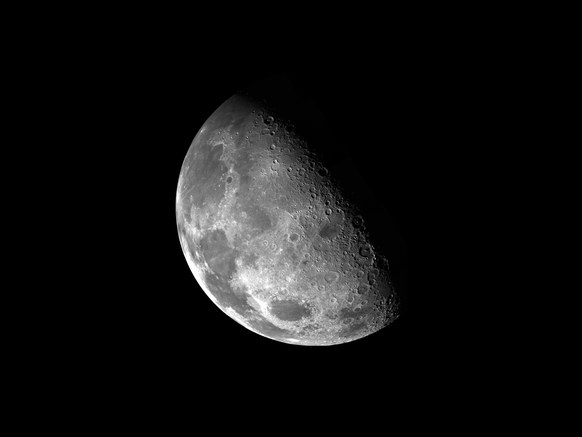
//> input picture FiltriAlto/moon.jpg, 582 x 437 px
$ ./alto moon.jpg   (built with g++ and OpenCV 4)
//> lines starting //> are read from the running program, lines starting //| are printed output that depends on the picture; after the words box and inside, x2 and y2 are one past the last pixel; in counts of white or black regions, pixels touching at a corner belong together
/*
 * Filtri Passa-Alto
*/
#include <iostream>
#include <opencv2/opencv.hpp>

using namespace std;
using namespace cv;

/*
 * Filtro Roberts
 * Utilizzando le maschere
*/
Mat roberts(Mat src)
{
	Mat output = src.clone();
	int x,y;
	int x1[9],y1[9];

	int robert_x[9] = {0,0,0,
			    	0,-1,0,
			    	0,0,1};

	int robert_y[9] = {0,0,0,
			    	0,0,-1,
			    	0,1,0};

	for(x=1;x<src.rows-1;x++)
	{
		for(y=1;y<src.cols-1;y++)
		{

		x1[0] = src.at<uchar>(x-1,y-1) * robert_x[0];
		x1[1] = src.at<uchar>(x-1,y) * robert_x[1];
		x1[2] = src.at<uchar>(x-1,y+1) * robert_x[2];
		x1[3] = src.at<uchar>(x,y-1) * robert_x[3];
		x1[4] = src.at<uchar>(x,y) * robert_x[4];
		x1[5] = src.at<uchar>(x,y+1) * robert_x[5];
		x1[6] = src.at<uchar>(x+1,y-1) * robert_x[6];
		x1[7] = src.at<uchar>(x+1,y) * robert_x[7];
		x1[8] = src.at<uchar>(x+1,y+1) * robert_x[8];

		int sum1=0;
		for(int i=0; i<9;i++)
			sum1+=x1[i];

		y1[0] = src.at<uchar>(x-1,y-1) * robert_y[0];
		y1[1] = src.at<uchar>(x-1,y) * robert_y[1];
		y1[2] = src.at<uchar>(x-1,y+1) * robert_y[2];
		y1[3] = src.at<uchar>(x,y-1) * robert_y[3];
		y1[4] = src.at<uchar>(x,y) * robert_y[4];
		y1[5] = src.at<uchar>(x,y+1) * robert_y[5];
		y1[6] = src.at<uchar>(x+1,y-1) * robert_y[6];
		y1[7] = src.at<uchar>(x+1,y) * robert_y[7];
		y1[8] = src.at<uchar>(x+1,y+1) * robert_y[8];

		int sum2=0;
		for(int i=0; i<9;i++)
			sum2+=y1[i];

		output.at<uchar>(x,y) = saturate_cast<uchar>(abs(sum1) + abs(sum2));
		}
	}

return output;
}

/*
 * Filtro Sobel
 * Utilizzando le maschere
*/
Mat sobel(Mat src)
{
	Mat output = src.clone();
	int x,y;
	int x1[9],y1[9];

	int sobel_x[9] = {-1,-2,-1,
			    	0,0,0,
			    	1,2,1};

	int sobel_y[9] = {-1,0,1,
			    	-2,0,2,
			    	-1,0,1};

	for(x=1;x<src.rows-1;x++)
	{
		for(y=1;y<src.cols-1;y++)
		{

		x1[0] = src.at<uchar>(x-1,y-1) * sobel_x[0];
		x1[1] = src.at<uchar>(x-1,y) * sobel_x[1];
		x1[2] = src.at<uchar>(x-1,y+1) * sobel_x[2];
		x1[3] = src.at<uchar>(x,y-1) * sobel_x[3];
		x1[4] = src.at<uchar>(x,y) * sobel_x[4];
		x1[5] = src.at<uchar>(x,y+1) * sobel_x[5];
		x1[6] = src.at<uchar>(x+1,y-1) * sobel_x[6];
		x1[7] = src.at<uchar>(x+1,y) * sobel_x[7];
		x1[8] = src.at<uchar>(x+1,y+1) * sobel_x[8];

		int sum1=0;
		for(int i=0; i<9;i++)
			sum1+=x1[i];

		y1[0] = src.at<uchar>(x-1,y-1) * sobel_y[0];
		y1[1] = src.at<uchar>(x-1,y) * sobel_y[1];
		y1[2] = src.at<uchar>(x-1,y+1) * sobel_y[2];
		y1[3] = src.at<uchar>(x,y-1) * sobel_y[3];
		y1[4] = src.at<uchar>(x,y) * sobel_y[4];
		y1[5] = src.at<uchar>(x,y+1) * sobel_y[5];
		y1[6] = src.at<uchar>(x+1,y-1) * sobel_y[6];
		y1[7] = src.at<uchar>(x+1,y) * sobel_y[7];
		y1[8] = src.at<uchar>(x+1,y+1) * sobel_y[8];

		int sum2=0;
		for(int i=0; i<9;i++)
			sum2+=y1[i];

		output.at<uchar>(x,y) = saturate_cast<uchar>(abs(sum1) + abs(sum2));
		}
	}

return output;
}

/*
 * Filtro Prewitt
 * Utilizzando le maschere
*/
Mat prewitt(Mat src)
{
	Mat output = src.clone();
	int x,y;
	int x1[9],y1[9];

	int sobel_x[9] = {-1,-1,-1,
			    	0,0,0,
			    	1,1,1};

	int sobel_y[9] = {-1,0,1,
			    	-1,0,1,
			    	-1,0,1};

	for(x=1;x<src.rows-1;x++)
	{
		for(y=1;y<src.cols-1;y++)
		{

		x1[0] = src.at<uchar>(x-1,y-1) * sobel_x[0];
		x1[1] = src.at<uchar>(x-1,y) * sobel_x[1];
		x1[2] = src.at<uchar>(x-1,y+1) * sobel_x[2];
		x1[3] = src.at<uchar>(x,y-1) * sobel_x[3];
		x1[4] = src.at<uchar>(x,y) * sobel_x[4];
		x1[5] = src.at<uchar>(x,y+1) * sobel_x[5];
		x1[6] = src.at<uchar>(x+1,y-1) * sobel_x[6];
		x1[7] = src.at<uchar>(x+1,y) * sobel_x[7];
		x1[8] = src.at<uchar>(x+1,y+1) * sobel_x[8];

		int sum1=0;
		for(int i=0; i<9;i++)
			sum1+=x1[i];

		y1[0] = src.at<uchar>(x-1,y-1)*sobel_y[0];
		y1[1] = src.at<uchar>(x-1,y)*sobel_y[1];
		y1[2] = src.at<uchar>(x-1,y+1)*sobel_y[2];
		y1[3] = src.at<uchar>(x,y-1)*sobel_y[3];
		y1[4] = src.at<uchar>(x,y)*sobel_y[4];
		y1[5] = src.at<uchar>(x,y+1)*sobel_y[5];
		y1[6] = src.at<uchar>(x+1,y-1)*sobel_y[6];
		y1[7] = src.at<uchar>(x+1,y)*sobel_y[7];
		y1[8] = src.at<uchar>(x+1,y+1)*sobel_y[8];

		int sum2=0;
		for(int i=0; i<9;i++)
			sum2+=y1[i];

		output.at<uchar>(x,y) = saturate_cast<uchar>(abs(sum1) + abs(sum2));
		}
	}

return output;
}
/*
 * Filtro Roberts
 * Utilizzando la formula
*/
Mat roberts_mio(Mat src)
{
	Mat output = src.clone();
	int x,y;

	for(x=1;x<src.rows-1;x++)
	{
		for(y=1;y<src.cols-1;y++)
		{
		int grad_x = src.at<uchar>(x,y) -src.at<uchar>(x+1,y+1);
		int grad_y = src.at<uchar>(x+1,y) - src.at<uchar>(x,y+1);
		output.at<uchar>(x,y) = abs(grad_x) + abs(grad_y);
		}
	}

return output;
}


int main(int argc,char**argv)
{
	if(argc != 2)
	{
		printf("Sintassi non corretta! ./alto [imgPath]");
		return -1;
	}

	Mat src = imread(argv[1],0);
//> src is the input picture: 437 rows x 582 cols, CV_8UC1; min 0, max 255, mean 17.4
	namedWindow("Source",WINDOW_AUTOSIZE);
	imshow("Source",src);

	Mat rob = roberts(src);
//> after the loop in roberts, `for(x=1;x<src.rows-1;x++)`:
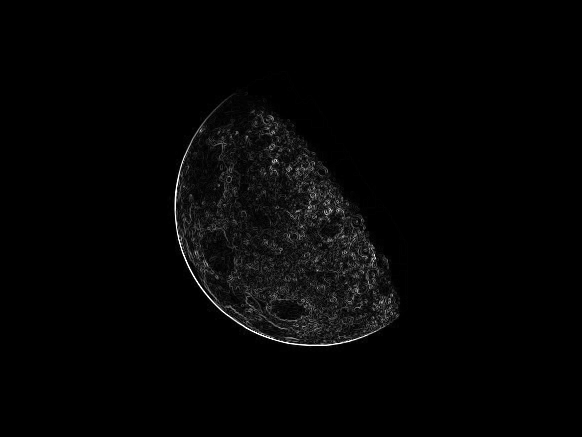
//> output: 437 rows x 582 cols, CV_8UC1; 18.2% of pixels changed, all inside (x1, y1, x2, y2) = (167, 71, 408, 352)
//> after the loop in roberts, `for(x=1;x<src.rows-1;x++)`: x1 = [0, 0, 0, 0, 0, 0, 0, 0, 0]
	namedWindow("Roberts_mask",WINDOW_AUTOSIZE);
	imshow("Roberts_mask",rob);
	waitKey(0);

	Mat rob2 = roberts_mio(src);
//> after the loop in roberts_mio, `for(x=1;x<src.rows-1;x++)`:
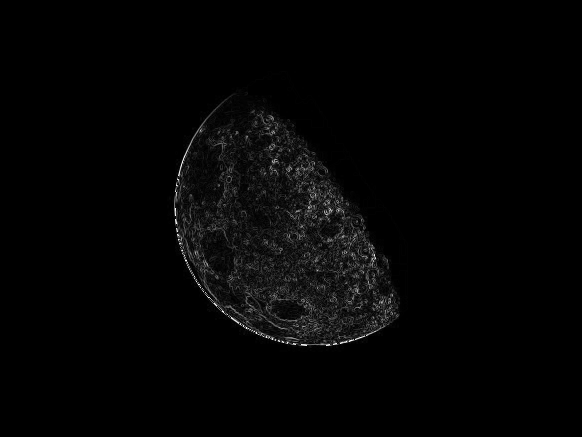
//> output: 437 rows x 582 cols, CV_8UC1; 18.2% of pixels changed, all inside (x1, y1, x2, y2) = (167, 71, 408, 352)
	namedWindow("Roberts_mio",WINDOW_AUTOSIZE);
	imshow("Roberts_mio",rob2);
	waitKey(0);

	Mat sob = sobel(src);
//> after the loop in sobel, `for(x=1;x<src.rows-1;x++)`:
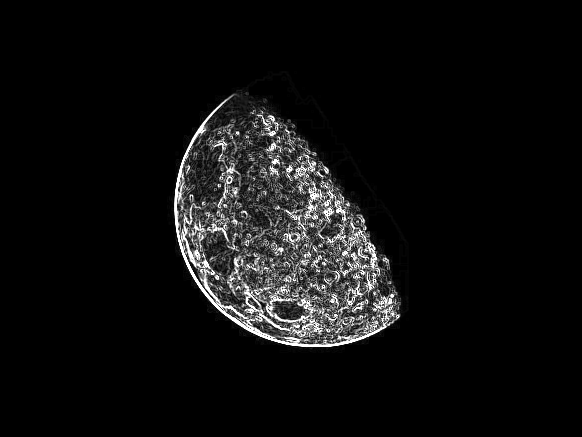
//> output: 437 rows x 582 cols, CV_8UC1; 18.77% of pixels changed, all inside (x1, y1, x2, y2) = (167, 71, 409, 353)
	namedWindow("Sobel",WINDOW_AUTOSIZE);
	imshow("Sobel",sob);
	waitKey(0);
	Mat pre = prewitt(src);
//> after the loop in prewitt, `for(x=1;x<src.rows-1;x++)`:
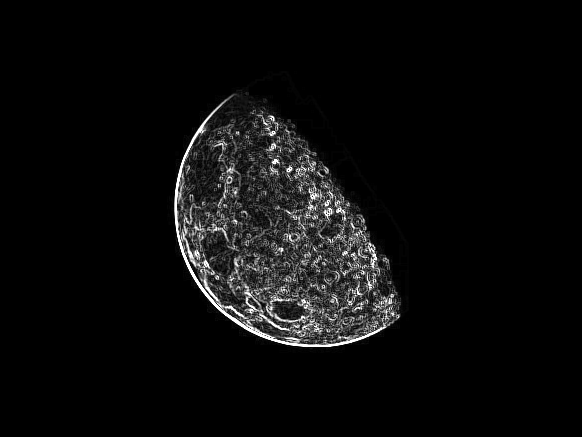
//> output: 437 rows x 582 cols, CV_8UC1; 18.75% of pixels changed, all inside (x1, y1, x2, y2) = (167, 71, 409, 353)
	namedWindow("Prewitt",WINDOW_AUTOSIZE);
	imshow("Prewitt",pre);
	waitKey(0);
return 0;
}
